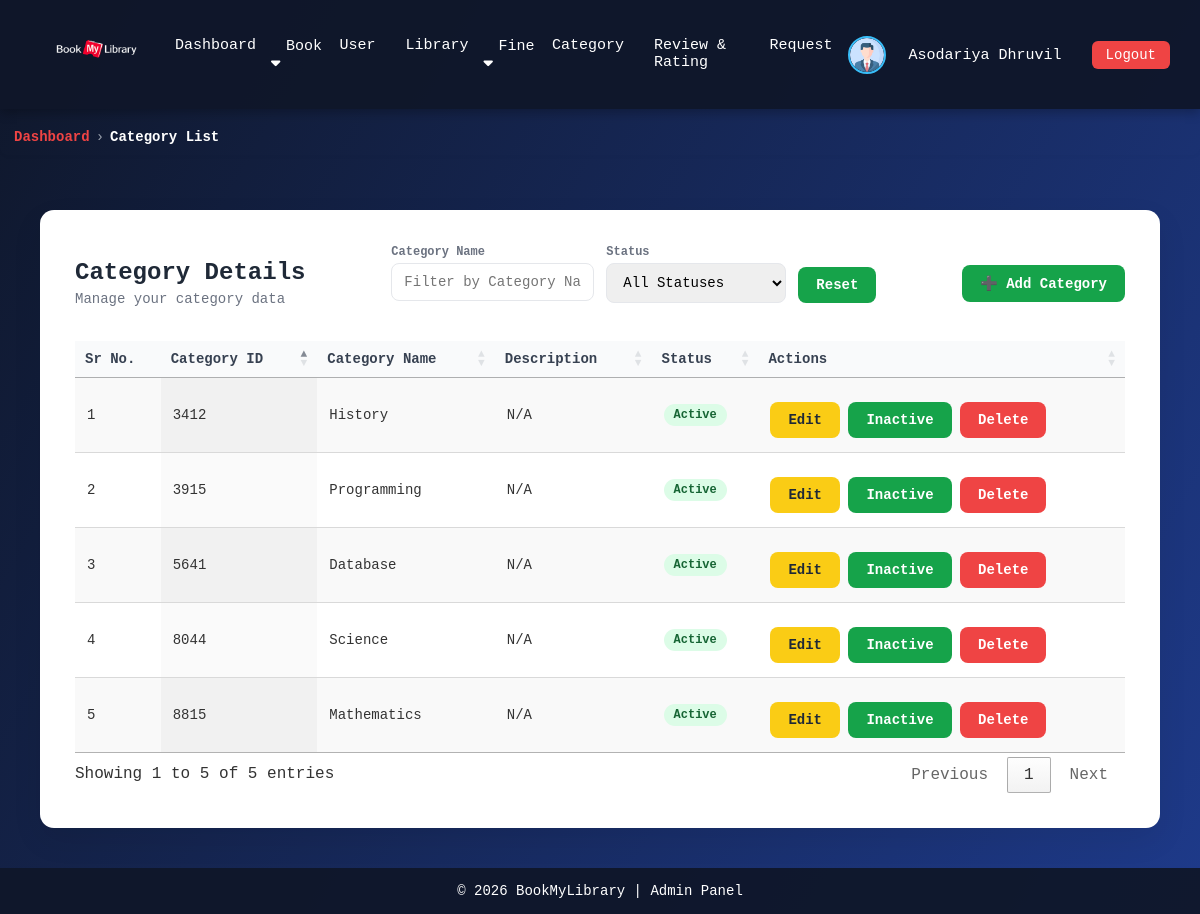
Page /admin/category_list.php (signed in) on the committed database.
### tables this page shows
CREATE TABLE `user` (
  `user_id` int NOT NULL,
  `first_name` varchar(100) DEFAULT NULL,
  `last_name` varchar(100) DEFAULT NULL,
  `email` varchar(255) DEFAULT NULL,
  `contact_no` varchar(15) DEFAULT NULL,
  `gender` varchar(10) DEFAULT NULL,
  `address` varchar(255) DEFAULT NULL,
  `image` varchar(255) DEFAULT NULL,
  `password` varchar(255) NOT NULL,
  `role` varchar(10) DEFAULT NULL,
  `status` varchar(15) DEFAULT NULL
);

CREATE TABLE `category` (
  `category_id` int NOT NULL,
  `category_name` varchar(100) DEFAULT NULL,
  `category_description` varchar(255) DEFAULT NULL,
  `status` varchar(10) DEFAULT NULL
);

### admin/category_list.php (the view, shortened to what this page needs)
<!DOCTYPE html>
<html lang="en">
<head>
    <link rel="stylesheet" href="https://cdn.datatables.net/1.13.6/css/jquery.dataTables.min.css">
    <link rel="stylesheet" href="https://cdn.datatables.net/buttons/2.4.1/css/buttons.dataTables.min.css">
</head>
<body>
    <?php include 'navbar.php'; ?>
    <div class="breadcrumb-wrapper">
        <nav class="breadcrumb">
            <a href="home.php" class="dashboard">Dashboard</a>
            <span class="separator">›</span>
            <span class="current">Category List</span>
        </nav>
    </div>
    <div class="container">
        <div class="card">
            <div class="top-actions">
                <div class="title-area">
                    <h3>Category Details</h3>
                    <div class="subtitle">Manage your category data</div>
                </div>
                <div class="advanced-filters">
                    <div class="filter-box">
                        <label>Category Name</label>
                        <input type="text" id="filterCategoryName" placeholder="Filter by Category Name">
                    </div>
                    <div class="filter-box">
                        <label>Status</label>
                        <select id="filterStatus">
                            <option value="">All Statuses</option>
                        </select>
                    </div>
                    <div class="filter-box btn-area">
                        <button class="btn btn-add" onclick="resetFilters()">Reset</button>
                    </div>
                </div>
                <a href="add_category.php"><button class="btn btn-add">➕ Add Category</button></a>
            </div>
            <table id="bookTable" class="display">
                <thead>
                    <tr>
                        <th>Sr No.</th>
                        <th>Category ID</th>
                        <th>Category Name</th>
                        <th>Description</th>
                        <th>Status</th>
                        <th>Actions</th>
                    </tr>
                </thead>
                <tbody>
                    <?php
                    $category = mysqli_query($con, "SELECT * FROM category");
                    $i = 1;
                    foreach ($category as $row) {
                        if ($row['status'] == "Active") {
                            $statusClass = "active";
                            $statusText  = "Active";
                            $buttonText = "Inactive";
                        } else {
                            $statusClass = "inactive";
                            $statusText  = "Inactive";
                            $buttonText = "Active";
                        }
                        echo "
                    <tr>
                        <td>{$i}</td>
                        <td>{$row['category_id']}</td>
                        <td>{$row['category_name']}</td>
                        <td>{$row['category_description']}</td>
                        <td><span id='status_{$row['category_id']}'
                                class='status {$statusClass}'>
                                {$statusText}
                            </span>
                        </td>
                        <td>
                            <a href='edit_category.php?category_id={$row['category_id']}'><button class='btn btn-edit'>Edit</button></a>
                           <button
                                class='btn btn-toggle'
                                onclick='toggleStatus({$row['category_id']}, " . json_encode($statusText) . ", this)'>
                                {$buttonText}
                            </button>
                            <button class='btn btn-delete' onclick='openDeleteModal({$row['category_id']})'>Delete</button>
                        </td>
                    </tr>";
                        $i++;
                    }
                    ?>
                </tbody>
            </table>
        </div>
    </div>
    <?php include 'footer.php'; ?>
</body>
</html>

### admin/navbar.php (shortened to what this page needs)
<!DOCTYPE html>
<html lang="en">
<?php
include '../update_status.php';
?>
<head>
    <link rel="stylesheet" href="https://cdnjs.cloudflare.com/ajax/libs/font-awesome/6.5.0/css/all.min.css">
</head>
<body>
    <?php
    $user_id = $_SESSION['id'];
    $user = mysqli_query($con, "SELECT * FROM user WHERE user_id = $user_id");
    $data = mysqli_fetch_assoc($user);
    ?>
    <nav class="navbar">
        <div class="nav-left">
            <a href="home.php">
                <img src="../image/BookMyLibrary.png" alt="Library Logo">
            </a>
        </div>
        <div class="nav-center">
            <a href="home.php">Dashboard</a>
            <div class="dropdown">
                <a href="javascript:void(0);" class="dropbtn">Book <i class="fa-solid fa-caret-down"></i></a>
            </div>
            <a href="user_list.php">User</a>
            <a href="library_list.php">Library</a>
            <div class="dropdown">
                <a href="javascript:void(0);" class="dropbtn">Fine <i class="fa-solid fa-caret-down"></i></a>
            </div>
            <a href="category_list.php">Category</a>
            <a href="review&rating_list.php">Review & Rating</a>
            <a href="librarian_requests.php">Request</a>
        </div>
        <div class="nav-right">
            <div class="profile">
                <img src="../image/<?php echo $data['image']; ?>" alt="Profile">
                <div class="dropdown">
                    <a href="javascript:void(0);" class="dropbtn"><?php echo $data['first_name'] . " " . $data['last_name']; ?></a>
                </div>
            </div>
            <a href="../login.php" class="logout-btn">Logout</a>
        </div>
    </nav>
</body>
</html>

### admin/category_list.php (style rules this page uses)
* { margin: 0; padding: 0; box-sizing: border-box; font-family: "JetBrains Mono", "Fira Code", Consolas, monospace; }
body { min-height: 100vh; display: flex; flex-direction: column; background: linear-gradient(120deg, #0f172a, #1e3a8a); color: #333; }
.container { width: 100%; max-width: 100%; padding: 40px; }
.card { background: #ffffff; padding: 35px; border-radius: 14px; box-shadow: 0 12px 30px rgba(0, 0, 0, 0.08); }
.top-actions { display: flex; justify-content: space-between; align-items: center; margin-bottom: 20px; flex-wrap: wrap; gap: 10px; }
.title-area h3 { margin: 0; font-size: 24px; font-weight: 700; color: #1f2937; }
.subtitle { font-size: 14px; color: #6b7280; margin-top: 5px; }
.btn { padding: 10px 18px; border-radius: 8px; border: none; cursor: pointer; font-size: 14px; font-weight: 600; transition: 0.2s ease; }
.btn-add { background: #16a34a; color: #fff; }
.btn-edit { background: #facc15; color: #1f2937; display: inline-block; }
.btn-delete { background: #ef4444; color: #fff; display: inline-block; }
td { white-space: nowrap; }
table.dataTable { width: 100% !important; font-size: 14px; }
table.dataTable thead th { background: #f9fafb; color: #374151; font-weight: 600; border-bottom: 1px solid #e5e7eb; padding: 14px 12px; }
table.dataTable tbody td { padding: 14px 12px; vertical-align: middle; }
table.dataTable tbody tr { transition: background 0.2s; }
.status { padding: 6px 16px; border-radius: 999px; font-size: 13px; font-weight: 600; display: inline-block; }
.active { background: #dcfce7; color: #166534; }
.breadcrumb-wrapper { padding: 10px 14px; border-radius: 8px; margin-bottom: 15px; margin-top: 10px; box-shadow: 0 2px 4px rgba(0, 0, 0, 0.02); }
.breadcrumb { font-size: 14px; font-weight: 500; color: #6b7280; display: flex; flex-wrap: wrap; align-items: center; gap: 6px; }
.breadcrumb .dashboard { color: #ef4444; font-weight: 600; }
.breadcrumb .separator { color: #9ca3af; }
.breadcrumb a { text-decoration: none; color: #ef4444; transition: 0.2s ease; }
.breadcrumb .current { color: #ffffffff; font-weight: 600; }
.status { padding: 4px 10px; border-radius: 20px; font-size: 12px; font-weight: 600; display: inline-block; }
.btn-toggle { background: #16a34a; color: #fff; display: inline-block; padding: 10px 18px; margin-top: 10px; border-radius: 8px; border: none; cursor: pointer; font-size: 14px; font-weight: 600; transition: 0.2s ease; }
.advanced-filters { display: flex; flex-wrap: wrap; gap: 12px; margin-bottom: 18px; }
.advanced-filters input, .advanced-filters select { padding: 10px 12px; border: 1px solid #e5e7eb; border-radius: 8px; font-size: 14px; min-width: 180px; }
.filter-box { display: flex; flex-direction: column; }
.filter-box label { font-size: 12px; font-weight: 600; color: #6b7280; margin-bottom: 4px; }
.btn-area { justify-content: flex-end; }

### admin/navbar.php (style rules this page uses)
.navbar { background: rgba(15, 23, 42, 0.95); color: #fff; padding: 12px 30px; display: flex; align-items: center; justify-content: space-between; flex-wrap: wrap; box-shadow: 0 4px 10px rgba(0, 0, 0, 0.25); font-family: "JetBrains Mono", "Fira Code", Consolas, monospace; }
.nav-left { display: flex; align-items: center; gap: 10px; }
.nav-left img { height: 80px; width: 130px; }
.nav-center { flex: 1; display: flex; justify-content: center; }
.nav-center a { color: #fff; text-decoration: none; margin: 0 15px; font-size: 15px; }
.nav-right { display: flex; align-items: center; gap: 15px; }
.profile { display: flex; align-items: center; gap: 8px; color: #fff; }
.profile img { width: 38px; height: 38px; border-radius: 50%; border: 2px solid #38bdf8; object-fit: cover; }
.logout-btn { padding: 6px 14px; border-radius: 6px; background: #ef4444; color: #fff; text-decoration: none; font-size: 14px; }
.dropdown { position: relative; display: inline-block; }
.dropdown>a { color: #fff; text-decoration: none; margin: 0 15px; font-size: 15px; cursor: pointer; }
.dropdown>a.dropbtn { color: #fff; text-decoration: none; margin: 0 15px; font-size: 15px; cursor: pointer; }

### admin/footer.php (style rules this page uses)
html, body { height: 100%; margin: 0; }
body { display: flex; flex-direction: column; }

### rows in the picture
user: image (placeholder picture), first_name "Asodariya", last_name "Dhruvil"
category: category_id "3412", category_name "History", category_description "N/A", status "Active", status "Inactive"
category: category_id "3915", category_name "Programming", category_description "N/A", status "Active", status "Inactive"
category: category_id "5641", category_name "Database", category_description "N/A", status "Active", status "Inactive"
category: category_id "8044", category_name "Science", category_description "N/A", status "Active", status "Inactive"
category: category_id "8815", category_name "Mathematics", category_description "N/A", status "Active", status "Inactive"
